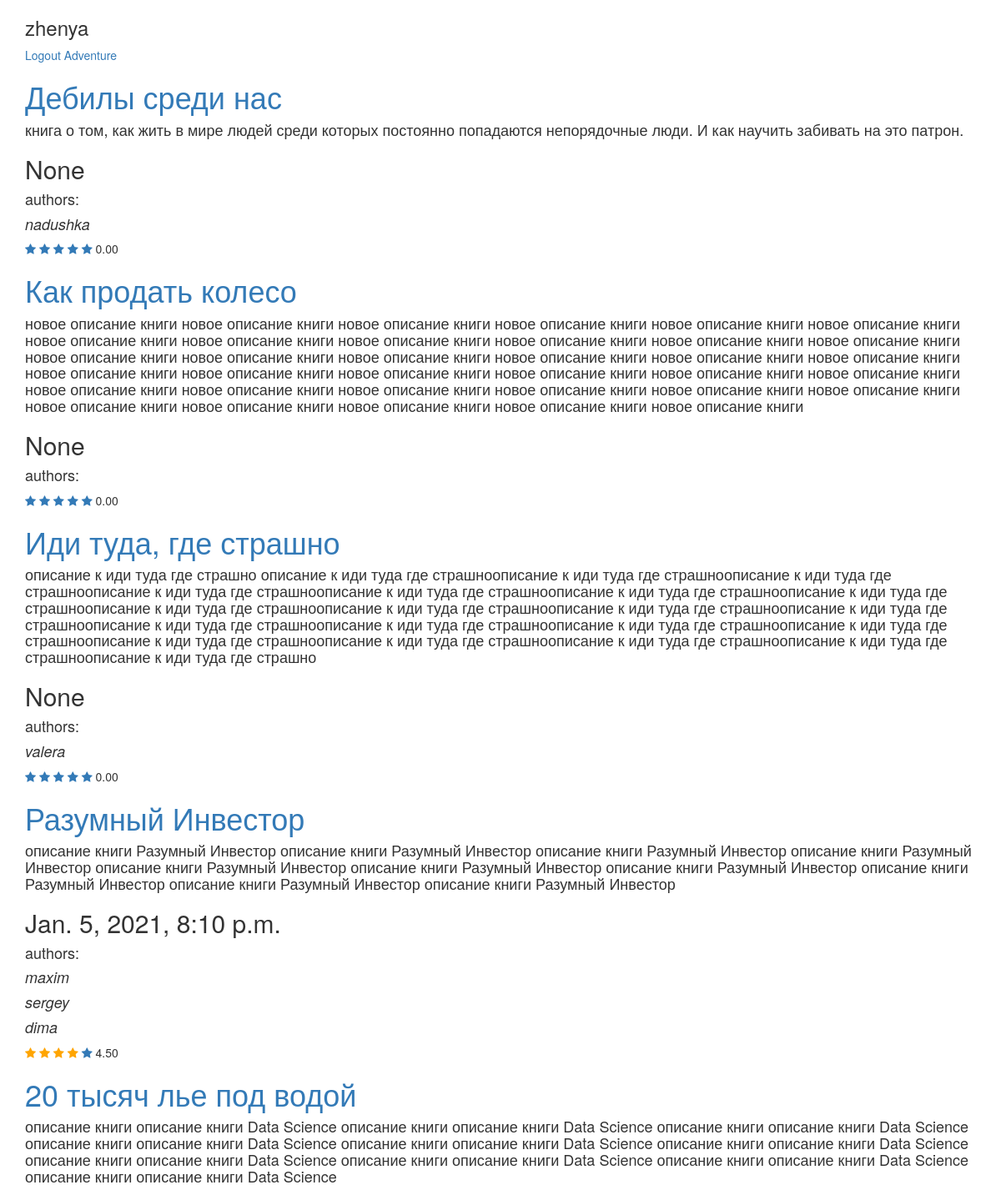
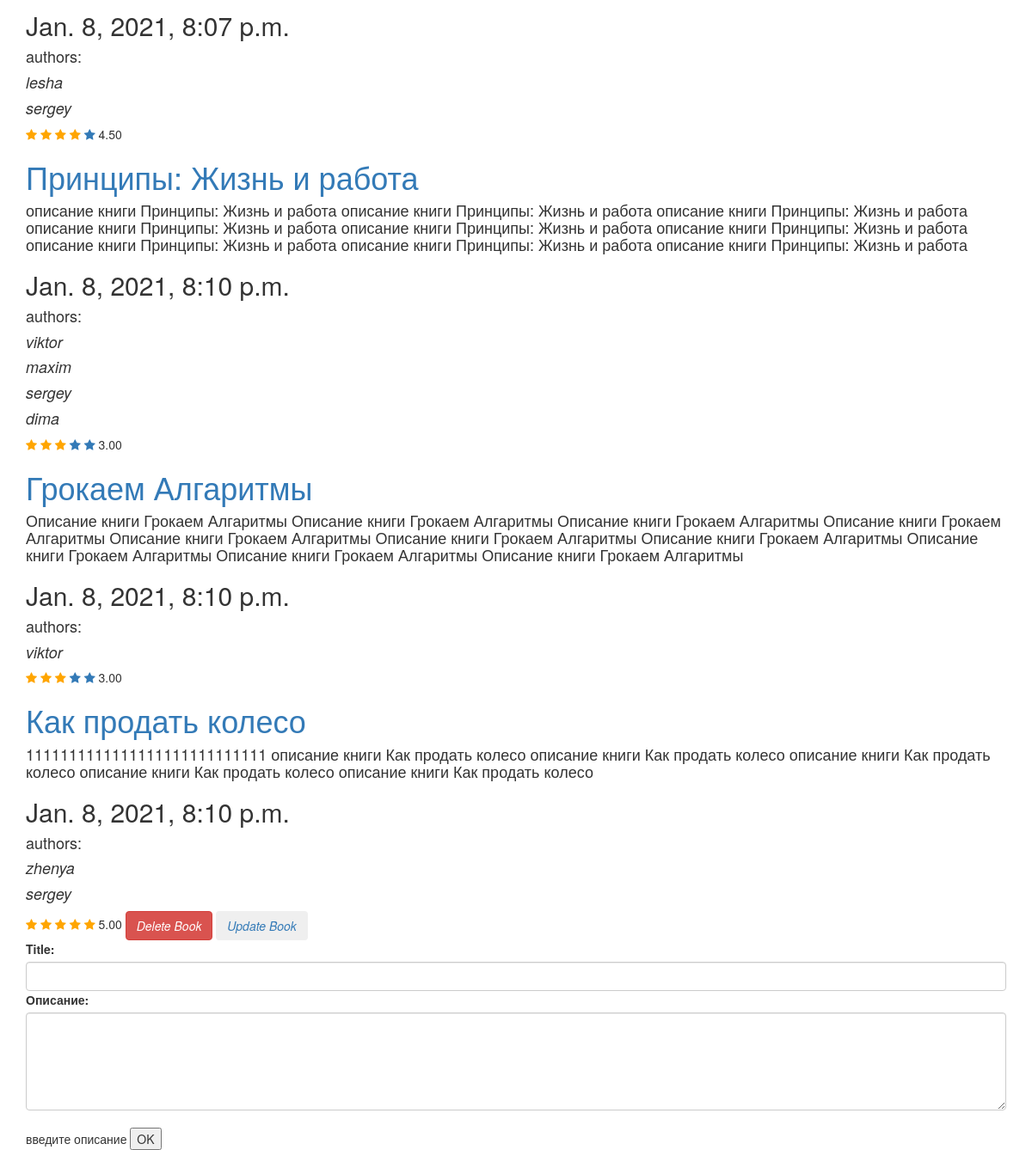
/shop/ (signed in), run on the app's committed database (2 pictures, top to bottom).
### manager/models.py (models this page shows, shortened)
class Book(models.Model):
    title = models.CharField(max_length=250)
    date = models.DateTimeField(verbose_name='date-time', auto_now=False, null=True)
    authors = models.ManyToManyField(User, related_name='books')
    description = models.TextField(verbose_name='описание', null=True)
    likes = models.PositiveIntegerField(default=0)
    genres = models.CharField(max_length=50, verbose_name='жанр', null=True)
    rate = models.DecimalField(max_digits=3, decimal_places=2, default=0.0)
    users_counted_stars = models.PositiveIntegerField(default=0, verbose_name='counted_stars')
    count_users = models.PositiveIntegerField(default=0, verbose_name='counted_users')
    slug = models.SlugField(null=True, unique=True)

### manager/views.py (the view)
# urls.py: path('', MyPage.as_view(), name='the-main-page'),
class MyPage(View):
    def get(self, request):
        context = {}
        books = Book.objects.prefetch_related("authors").order_by("date")
        if request.user.is_authenticated:
            is_owner = Exists(User.objects.filter(books=OuterRef('pk'), id=request.user.id))
            books = books.annotate(is_owner=is_owner)
        context['books'] = books
        context['range'] = range(1, 6)
        context['form'] = BookForm()
        return render(request, 'index.html', context)

### manager/forms.py
class BookForm(ModelForm):
    class Meta:
        model = Book
        fields = ['title', 'description']
        widgets = {"title": TextInput(attrs={'class': 'form-control'}),
                   'description': Textarea(attrs={"class": 'form-control', 'rows': 5, 'cols': 50})}
        help_texts = {'title': "",
                      "description": "введите описание"}

### manager/templates/index.html (shortened to what this page needs)
<!DOCTYPE html>
<html lang="en">
<head>
    <link rel="stylesheet" href="https://maxcdn.bootstrapcdn.com/bootstrap/3.4.1/css/bootstrap.min.css">
    <link rel="stylesheet" href="https://cdnjs.cloudflare.com/ajax/libs/font-awesome/4.7.0/css/font-awesome.min.css">
</head>
<body>
<div class="container">
<h3>{{ user }}</h3>
{% if request.user.is_authenticated %}
<a href="{% url 'logout' %}"> Logout </a>
{% endif %}
<a href = "{% url 'genre_page' genre='Adventure' %}"> Adventure </a>
{% for b in books %}
    <a href="{% url 'book-detail-page' slug=b.slug %}"><h1>{{ b.title }}</h1></a>
    <h4> {{ b.description}} </h4>
    <h2>{{ b.date }}</h2>
    <h4> authors: </h4>
        {% for i in b.authors.all %}
            <h4><i> {{ i }}</i></h4>
            {% endfor %}
    {% for i in range %}
        {% if b.rate >= i %}
        <a href="{% url 'add_rating' slug=b.slug rate=i %}">
        <span class="fa fa-star checked"></span>
        </a>
        {% else %}
        <a href="{% url 'add_rating' slug=b.slug rate=i  %}">
        <span class="fa fa-star" href="{% url 'add_rating' rate=i slug=b.slug %}"></span>
        </a>
        {% endif %}
    {% endfor %}
     {{ b.rate }}
    {% if b.is_owner %}
    <a href="{% url 'delete_book' slug=b.slug %}">
        <i><input class="btn btn-danger" type="button" value="Delete Book">
    </i>
        <a href="{% url 'update_book' slug=b.slug %}">
        <i><input class="btn btn-light" type="button" value="Update Book">
    </i>
    </a>
    {% endif %}
    <br>
{% endfor %}
{% if user.is_authenticated %}
<form action="{% url 'add_book' %}" method="post">
 {{ form }}
    <input type="submit" name="Отправить" value="OK">
</form>
{% endif %}
</div>
</body>
</html>

### manager/templates/index.html (style rules this page uses)
.checked { color: orange; }

### data on the page
Book: title "Дебилы среди нас", description "книга о том, как жить в мире людей среди которых постоянно попадаются непорядочные люди. И как научить забивать на это патрон.", date "None", rate "0.00"
Book: title "Как продать колесо", description "новое описание книги новое описание книги новое описание книги новое описание книги новое описание книги новое описание книги новое описание книги новое описание книги новое описание книги новое описание книги новое описание книги новое описание книги новое описание книги новое описание книги новое описание книги новое описание книги новое описание книги новое описание книги новое описание книги новое описание книги новое описание книги новое описание книги новое описание книги новое описание книги новое описание книги новое описание книги новое описание книги новое описание книги новое описание книги новое описание книги новое описание книги новое описание книги новое описание книги новое…", date "None", rate "0.00"
Book: title "Иди туда, где страшно", description "описание к иди туда где страшно описание к иди туда где страшноописание к иди туда где страшноописание к иди туда где страшноописание к иди туда где страшноописание к иди туда где страшноописание к иди туда где страшноописание к иди туда где страшноописание к иди туда где страшноописание к иди туда где страшноописание к иди туда где страшноописание к иди туда где страшноописание к иди туда где страшноописание к иди туда где страшноописание к иди туда где страшноописание к иди туда где страшноописание к иди туда где страшноописание к иди туда где страшноописание к иди туда где страшноописание к иди туда где страшноописание к иди туда где страшно", date "None", rate "0.00"
Book: title "Разумный Инвестор", description "описание книги Разумный Инвестор описание книги Разумный Инвестор описание книги Разумный Инвестор описание книги Разумный Инвестор описание книги Разумный Инвестор описание книги Разумный Инвестор описание книги Разумный Инвестор описание книги Разумный Инвестор описание книги Разумный Инвестор описание книги Разумный Инвестор", date "Jan. 5, 2021, 8:10 p.m.", rate "4.50"
Book: title "20 тысяч лье под водой", description "описание книги описание книги Data Science описание книги описание книги Data Science описание книги описание книги Data Science описание книги описание книги Data Science описание книги описание книги Data Science описание книги описание книги Data Science описание книги описание книги Data Science описание книги описание книги Data Science описание книги описание книги Data Science описание книги описание книги Data Science", date "Jan. 8, 2021, 8:07 p.m.", rate "4.50"
Book: title "Принципы: Жизнь и работа", description "описание книги Принципы: Жизнь и работа описание книги Принципы: Жизнь и работа описание книги Принципы: Жизнь и работа описание книги Принципы: Жизнь и работа описание книги Принципы: Жизнь и работа описание книги Принципы: Жизнь и работа описание книги Принципы: Жизнь и работа описание книги Принципы: Жизнь и работа описание книги Принципы: Жизнь и работа", date "Jan. 8, 2021, 8:10 p.m.", rate "3.00"
Book: title "Грокаем Алгаритмы", description "Описание книги Грокаем Алгаритмы Описание книги Грокаем Алгаритмы Описание книги Грокаем Алгаритмы Описание книги Грокаем Алгаритмы Описание книги Грокаем Алгаритмы Описание книги Грокаем Алгаритмы Описание книги Грокаем Алгаритмы Описание книги Грокаем Алгаритмы Описание книги Грокаем Алгаритмы Описание книги Грокаем Алгаритмы", date "Jan. 8, 2021, 8:10 p.m.", rate "3.00"
Book: title "Как продать колесо", description "1111111111111111111111111111 описание книги Как продать колесо описание книги Как продать колесо описание книги Как продать колесо описание книги Как продать колесо описание книги Как продать колесо", date "Jan. 8, 2021, 8:10 p.m.", rate "5.00"

### other printed values
{{ user }} "zhenya"
{{ i }} "nadushka"
{{ i }} "valera"
{{ i }} "maxim"
{{ i }} "sergey"
{{ i }} "dima"
{{ i }} "lesha"
{{ i }} "viktor"
{{ i }} "zhenya"
